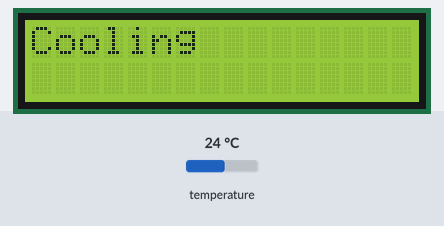
Simulated run of this sketch. Board: Arduino Uno, built with avr-gcc and run on an emulated ATmega328P. Parts: 16×2 character LCD. The inputs (shaded band) are chosen by the test bench; at power-on: temperature 24 °C. What the sketch prints to the serial monitor is not drawn.

Above: at 1.2 s.
1.3 s: temperature set to 21.3 °C
2.8 s: temperature set to 20.2 °C
At 4.3 s:
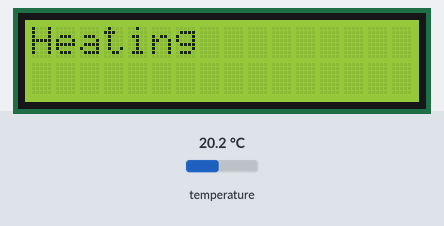
4.6 s: temperature set to 20.8 °C
6.1 s: temperature set to 21.9 °C
At 7.3 s:
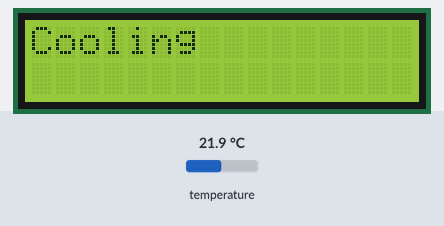
7.8 s: temperature set to 12 °C
At 8.1 s:
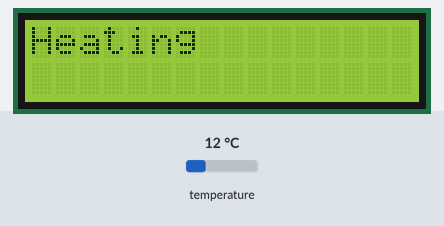
Timing chart, 0 to 10.3 s (numbered marks = the images above; inputs shaded):
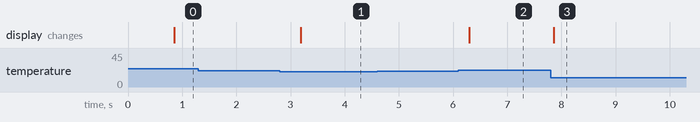

The sketch:

thermostat_with_serial__working.ino
```cpp
#include <LiquidCrystal.h>

#include <OneWire.h>

#include <DallasTemperature.h>
#define ONE_WIRE_BUS 12

OneWire oneWire(ONE_WIRE_BUS);
DallasTemperature sensors(&oneWire);

LiquidCrystal lcd(1, 2, 4, 5, 6, 7);

void setup(void)
{
  Serial.begin(9600);
  Serial.println("Arduino Digital Temperature // Serial Monitor Version");
  sensors.begin();


   lcd.begin(16, 2);
  // put your setup code here, to run once:

}

void loop(void)
{

  lcd.setCursor(0, 0);
  sensors.requestTemperatures();
  float temperature = sensors.getTempCByIndex(0);
  Serial.println("     ");
  Serial.println(sensors.getTempCByIndex(0));


     if(temperature < 21)
     {
      Serial.println(" .   Heating");
      lcd.print("Heating");
     }

      else if(temperature > 21.1)
      {
        Serial.println("    Cooling ");
        lcd.print("Cooling");

      }
     }
```

Measured:
- the behaviour switches between 21 and 20.9 °C on temperature (found by bisection; images 0 and 1)
- the behaviour switches between 21.1 and 21.2 °C on temperature (found by bisection; images 1 and 2)
- after the input at 1.3 s, every drawn part: stays the same
- after the input at 2.8 s, the display: changes after 0.39 s (image 1)
- after the input at 4.6 s, every drawn part: stays the same
- after the input at 6.1 s, the display: changes after 0.20 s (image 2)
- after the input at 7.8 s, the display: changes after 0.06 s (image 3)
